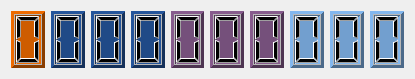
<?xml version="1.0" encoding="UTF-8"?>
<ui version="4.0">
 <class>controlOptions</class>
 <widget class="QDialog" name="controlOptions">
  <property name="geometry">
   <rect>
    <x>0</x>
    <y>0</y>
    <width>415</width>
    <height>79</height>
   </rect>
  </property>
  <property name="windowTitle">
   <string>Dialog</string>
  </property>
  <layout class="QGridLayout" name="gridLayout">
   <item row="0" column="0">
    <layout class="QHBoxLayout" name="horizontalLayout">
     <item>
      <widget class="QLCDNumber" name="lcdNumber_9">
       <property name="styleSheet">
        <string notr="true">background-color: rgb(206, 92, 0);</string>
       </property>
       <property name="lineWidth">
        <number>3</number>
       </property>
       <property name="midLineWidth">
        <number>1</number>
       </property>
       <property name="digitCount">
        <number>1</number>
       </property>
      </widget>
     </item>
     <item>
      <widget class="QLCDNumber" name="lcdNumber_8">
       <property name="styleSheet">
        <string notr="true">background-color: rgb(32, 74, 135);</string>
       </property>
       <property name="lineWidth">
        <number>3</number>
       </property>
       <property name="midLineWidth">
        <number>1</number>
       </property>
       <property name="digitCount">
        <number>1</number>
       </property>
      </widget>
     </item>
     <item>
      <widget class="QLCDNumber" name="lcdNumber_7">
       <property name="styleSheet">
        <string notr="true">background-color: rgb(32, 74, 135);</string>
       </property>
       <property name="lineWidth">
        <number>3</number>
       </property>
       <property name="midLineWidth">
        <number>1</number>
       </property>
       <property name="digitCount">
        <number>1</number>
       </property>
      </widget>
     </item>
     <item>
      <widget class="QLCDNumber" name="lcdNumber_6">
       <property name="styleSheet">
        <string notr="true">background-color: rgb(32, 74, 135);</string>
       </property>
       <property name="lineWidth">
        <number>3</number>
       </property>
       <property name="midLineWidth">
        <number>1</number>
       </property>
       <property name="digitCount">
        <number>1</number>
       </property>
      </widget>
     </item>
     <item>
      <widget class="QLCDNumber" name="lcdNumber_5">
       <property name="styleSheet">
        <string notr="true">background-color: rgb(117, 80, 123);</string>
       </property>
       <property name="lineWidth">
        <number>3</number>
       </property>
       <property name="midLineWidth">
        <number>1</number>
       </property>
       <property name="digitCount">
        <number>1</number>
       </property>
      </widget>
     </item>
     <item>
      <widget class="QLCDNumber" name="lcdNumber_4">
       <property name="styleSheet">
        <string notr="true">background-color: rgb(117, 80, 123);</string>
       </property>
       <property name="lineWidth">
        <number>3</number>
       </property>
       <property name="midLineWidth">
        <number>1</number>
       </property>
       <property name="digitCount">
        <number>1</number>
       </property>
      </widget>
     </item>
     <item>
      <widget class="QLCDNumber" name="lcdNumber_3">
       <property name="styleSheet">
        <string notr="true">background-color: rgb(117, 80, 123);</string>
       </property>
       <property name="lineWidth">
        <number>3</number>
       </property>
       <property name="midLineWidth">
        <number>1</number>
       </property>
       <property name="digitCount">
        <number>1</number>
       </property>
      </widget>
     </item>
     <item>
      <widget class="QLCDNumber" name="lcdNumber_2">
       <property name="styleSheet">
        <string notr="true">background-color: rgb(114, 159, 207);
</string>
       </property>
       <property name="lineWidth">
        <number>3</number>
       </property>
       <property name="midLineWidth">
        <number>1</number>
       </property>
       <property name="digitCount">
        <number>1</number>
       </property>
      </widget>
     </item>
     <item>
      <widget class="QLCDNumber" name="lcdNumber_1">
       <property name="maximumSize">
        <size>
         <width>16777215</width>
         <height>16777215</height>
        </size>
       </property>
       <property name="styleSheet">
        <string notr="true">background-color: rgb(114, 159, 207);
</string>
       </property>
       <property name="lineWidth">
        <number>3</number>
       </property>
       <property name="midLineWidth">
        <number>1</number>
       </property>
       <property name="digitCount">
        <number>1</number>
       </property>
      </widget>
     </item>
     <item>
      <widget class="QLCDNumber" name="lcdNumber_0">
       <property name="maximumSize">
        <size>
         <width>16777215</width>
         <height>16777215</height>
        </size>
       </property>
       <property name="styleSheet">
        <string notr="true">background-color: rgb(114, 159, 207);
</string>
       </property>
       <property name="lineWidth">
        <number>3</number>
       </property>
       <property name="midLineWidth">
        <number>1</number>
       </property>
       <property name="digitCount">
        <number>1</number>
       </property>
      </widget>
     </item>
    </layout>
   </item>
  </layout>
 </widget>
 <resources/>
 <connections/>
</ui>
